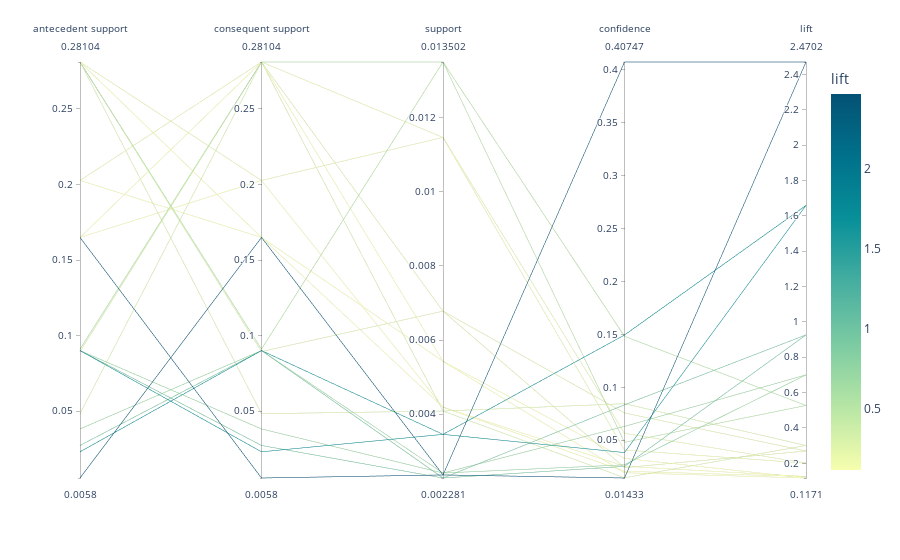

Notebook cell for this chart:
### Code cell
fig = px.parallel_coordinates(rules_pruned_support, dimensions=["antecedent support", "consequent support", "support", "confidence", "lift"],
                            color="lift", color_continuous_scale=px.colors.sequential.Bluyl,
                            title='',
)
fig.show()
